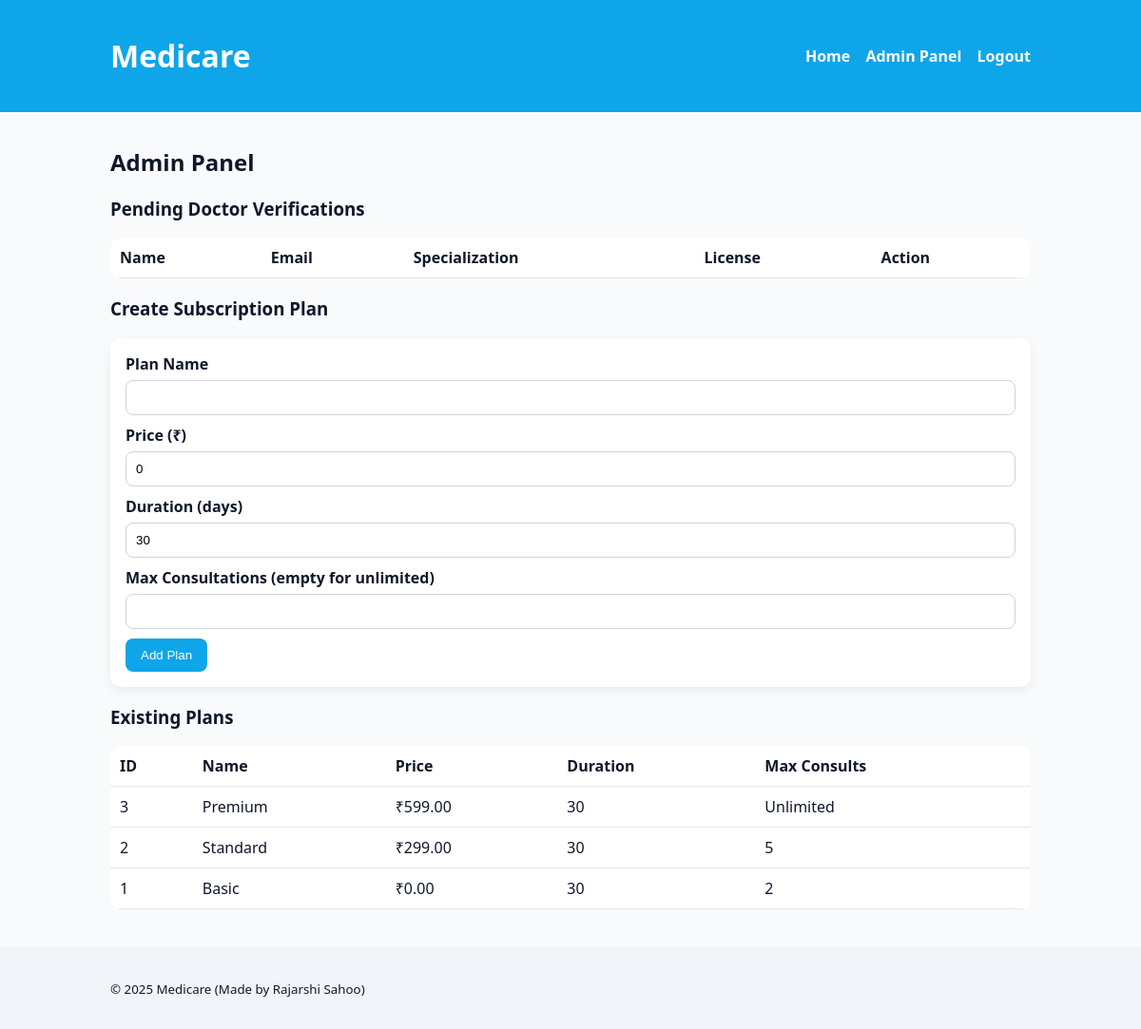
/admin_panel.php (signed in), run on the app's committed database.
### tables this page shows
CREATE TABLE subscriptions (
  id INT AUTO_INCREMENT PRIMARY KEY,
  plan_name VARCHAR(100) NOT NULL,
  price DECIMAL(10,2) NOT NULL DEFAULT 0.00,
  duration_days INT NOT NULL,
  max_consultations INT DEFAULT NULL,  
  created_at TIMESTAMP DEFAULT CURRENT_TIMESTAMP
);

### admin_panel.php (the view, shortened to what this page needs)
<?php
require_once 'includes/db.php';
$plans = $conn->query("SELECT * FROM subscriptions ORDER BY id DESC");
?>
<?php include 'includes/header.php'; ?>
<h2>Admin Panel</h2>
<h3>Pending Doctor Verifications</h3>
<table class="table">
  <tr><th>Name</th><th>Email</th><th>Specialization</th><th>License</th><th>Action</th></tr>
</table>
<h3>Create Subscription Plan</h3>
<form method="post" class="card">
  <label>Plan Name
    <input type="text" name="plan_name" required />
  </label>
  <label>Price (₹)
    <input type="number" step="0.01" name="price" value="0" required />
  </label>
  <label>Duration (days)
    <input type="number" name="duration_days" value="30" required />
  </label>
  <label>Max Consultations (empty for unlimited)
    <input type="number" name="max_consultations" />
  </label>
  <button class="btn" type="submit">Add Plan</button>
</form>
<h3>Existing Plans</h3>
<table class="table">
  <tr><th>ID</th><th>Name</th><th>Price</th><th>Duration</th><th>Max Consults</th></tr>
  <?php while($p = $plans->fetch_assoc()): ?>
    <tr>
      <td><?php echo (int)$p['id']; ?></td>
      <td><?php echo htmlspecialchars($p['plan_name']); ?></td>
      <td>₹<?php echo htmlspecialchars($p['price']); ?></td>
      <td><?php echo (int)$p['duration_days']; ?></td>
      <td><?php echo is_null($p['max_consultations']) ? 'Unlimited' : (int)$p['max_consultations']; ?></td>
    </tr>
  <?php endwhile; ?>
</table>
<?php include 'includes/footer.php'; ?>

### includes/header.php (shortened to what this page needs)
<!DOCTYPE html>
<html lang="en">
<head>
  <link rel="stylesheet" href="css/style.css"/>
</head>
<body>
<header class="topbar">
  <div class="container">
    <h1>Medicare</h1>
    <nav>
      <a href="index.php">Home</a>
      <?php if(isset($_SESSION['user'])): ?>
        <?php if($_SESSION['user']['role']==='patient'): ?>
          <a href="dashboard_patient.php">Patient Dashboard</a>
          <a href="subscription.php">Subscriptions</a>
          <a href="book_appointment.php">Book</a>
          <a href="view_appointments.php">Appointments</a>
          <a href="prescriptions.php">Prescriptions</a>
        <?php elseif($_SESSION['user']['role']==='doctor'): ?>
          <a href="dashboard_doctor.php">Doctor Dashboard</a>
        <?php elseif($_SESSION['user']['role']==='admin'): ?>
          <a href="admin_panel.php">Admin Panel</a>
        <?php endif; ?>
        <a href="logout.php">Logout</a>
      <?php else: ?>
        <a href="login.php">Login</a>
        <a href="register.php">Register</a>
      <?php endif; ?>
    </nav>
  </div>
</header>
<main class="container">

### includes/footer.php (shortened to what this page needs)
</main>
<footer class="footer">
  <div class="container">
    <small>© 2025 Medicare (Made by Rajarshi Sahoo)</small>
  </div>
</footer>
</body>
</html>

### css/style.css (style rules this page uses)
* { box-sizing: border-box; }
body { margin:0; font-family: system-ui, -apple-system, Segoe UI, Roboto, Arial, sans-serif; background:#f8fafc; color:#0f172a; }
.container { max-width: 1000px; margin: 0 auto; padding: 16px; }
.topbar { background:#0ea5e9; color:white; }
.topbar .container { display:flex; align-items:center; justify-content:space-between; }
.topbar nav a { color:white; text-decoration:none; margin-left:12px; font-weight:600; }
.btn { background:#0ea5e9; border:none; color:white; padding:10px 16px; border-radius:8px; cursor:pointer; text-decoration:none; display:inline-block; }
.card { background:white; padding:16px; border-radius:12px; box-shadow: 0 4px 12px rgba(0,0,0,0.06); margin: 12px 0; }
.table { width:100%; border-collapse: collapse; background:white; border-radius:12px; overflow:hidden; }
.table th, .table td { padding:10px; border-bottom:1px solid #e2e8f0; text-align:left; }
label { display:block; margin-bottom:10px; font-weight:600; }
input, select, textarea { width:100%; padding:10px; margin-top:6px; border:1px solid #cbd5e1; border-radius:8px; background:#fff; }
.footer { background:#f1f5f9; margin-top: 24px; padding: 16px 0; }

### data on the page
subscriptions: id "3", plan_name "Premium", price "599.00", duration_days "30", shows "Unlimited"
subscriptions: id "2", plan_name "Standard", price "299.00", duration_days "30", max_consultations "5"
subscriptions: id "1", plan_name "Basic", price "0.00", duration_days "30", max_consultations "2"
